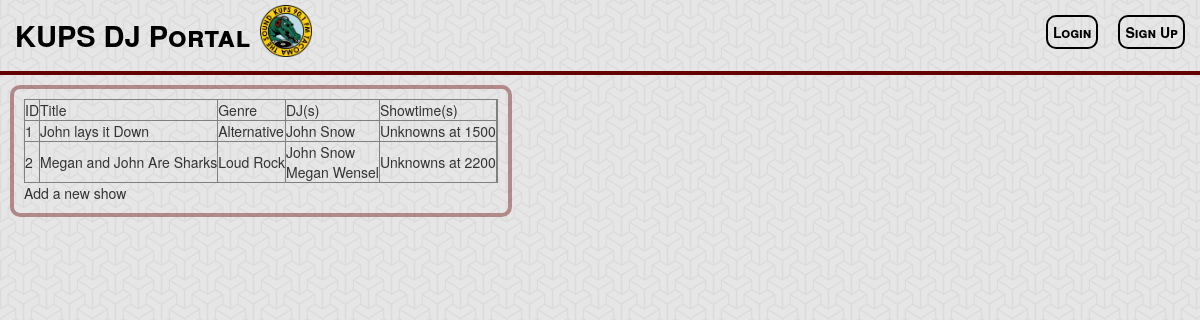
The page /manage-shows.php on the database its author committed.
### tables this page shows
CREATE TABLE IF NOT EXISTS radioShow (
	showid INT NOT NULL,
	genre VARCHAR(20),
	title VARCHAR(40),
	PRIMARY KEY (showid)
);

CREATE TABLE IF NOT EXISTS dj (
	email VARCHAR(30),
	showid INT,
	PRIMARY KEY (email, showid),
	FOREIGN KEY (email) REFERENCES user(email)
		ON DELETE CASCADE,
	FOREIGN KEY (showid) REFERENCES radioShow(showid)
		ON DELETE CASCADE
);

CREATE TABLE IF NOT EXISTS user (
	name VARCHAR(20) NOT NULL,
	admin TINYINT(2) DEFAULT 0,
	password VARCHAR(20) NOT NULL,
	email VARCHAR(30) NOT NULL,
	PRIMARY KEY (email)
);

CREATE TABLE IF NOT EXISTS showInstance (
	showid INT,
	weekday VARCHAR(10),
	time VARCHAR(10),
	PRIMARY KEY (showid, weekday, time),
	FOREIGN KEY (showid) REFERENCES radioShow(showid)
		ON DELETE CASCADE
);

### _session.php (called while the page is built, shortened)
<?php
if (isset($_SESSION["loggedin"])) {
	$loggedin = true;
}
else {
	$loggedin = false;
}
?>

### _helpers.php (called while the page is built, shortened)
<?php
function get_genre($shortform) {
	if ($shortform == 'alt') {
		return "Alternative";
	}
	else if ($shortform == 'hip') {
		return "Hip Hop";
	}
	else if ($shortform == 'loud') {
		return "Loud Rock";
	}
}
function get_weekday($shortform) {
	if ($shortform == 'Mon') {
		return "Monday";
	}
	else if ($shortform == 'Tue') {
		return "Tuesday";
	}
	else if ($shortform == 'Wed') {
		return "Wednesday";
	}
	else if ($shortform == 'Thu') {
		return "Thursday";
	}
	else if ($shortform == 'Fri') {
		return "Friday";
	}
	else if ($shortform == 'Sat') {
		return "Saturday";
	}
	else if ($shortform == 'Sun') {
		return "Sunday";
	}
	else {
		return "Unknown";
	}
}
?>

### _display-shows.php (the view, shortened to what this page needs)
<?php
include '_helpers.php';
echo "<div class='content left-float'>";
	try
	{
		$db = new PDO("mysql:dbname=soundpod", 'root');
		$db -> setAttribute(PDO::ATTR_ERRMODE, PDO::ERRMODE_EXCEPTION);
		echo '<table border="1">';
		echo '<tr><td>ID</td><td>Title</td><td>Genre</td><td>DJ(s)</td><td>Showtime(s)</td><td></td></tr>';
		$shows = $db -> query ("SELECT * FROM radioShow ORDER BY genre, showid");
		foreach ($shows as $show)
		{
			$showid = $show['showid'];
			$title = $show['title'];
			$genre = get_genre($show['genre']);
			echo "<tr><td>".$showid."</td>";
			echo "<td>".$title."</td>";
			echo "<td>".$genre."</td>";
			$djs = $db -> query ("SELECT * FROM user NATURAL JOIN dj WHERE showid=$showid");
			echo "<td>";
			foreach ($djs as $dj) {
				$n = $dj['name'];
				echo "$n<br />";
			}
			echo "</td>";
			$showtimes = $db -> query ("SELECT * FROM showInstance WHERE showid=$showid");
			echo "<td>";
			foreach ($showtimes as $showtime) {
				$day = get_weekday($showtime['weekday']);
				$time = $showtime['time'];
				echo $day."s at ";
				echo $time;
				echo "<br />";
			}
			echo "</td>";
			echo "</tr>";
		}
		echo "</table>";
		echo "<a href='/add-show.php'>Add a new show</a>";
	}
	catch(PDOException $e) {
		print 'Exception : '.$e -> getMessage();
	}
echo "</div>";
?>

### manage-shows.php (shortened to what this page needs)
<?php
include '_session.php';
?>
<!DOCTYPE html>
<html>
<head>
	<link rel="stylesheet" href="/assets/stylesheets/screen.css">
</head>
<body>
	<?php include '_header.php'; ?>
	<?php include '_display-shows.php'; ?>
</body>
</html>

### _header.php (shortened to what this page needs)
<!DOCTYPE html>
<html>
<head>
	<link rel="stylesheet" href="https://maxcdn.bootstrapcdn.com/bootstrap/3.3.4/css/bootstrap.min.css">
	<link rel="stylesheet" href="/assets/stylesheets/screen.css">
		<link rel="stylesheet" href="/assets/stylesheets/datepicker.css">
</head>
<body>
<div id="header">
	<a href="<?php if ($loggedin) { echo '/index.php'; } else { echo '/index.php'; } ?>">
		<p>KUPS DJ Portal</p>
		<img src="/assets/images/kups.png" alt="Sound Pod" class="left-float" style="height:52px">
	</a>
	<?php if ($loggedin) { ?>
		<a class="nav-button" id="logout" href="/_logout.php">Logout</a>
		<a class="nav-button" id="forums" href="/forums.php">Forums</a>
		<a class="nav-button" id="shows" href="/manage-shows.php">Shows</a>
		<a class="nav-button" id="sub-requests" href="/substitutions.php">Sub Requests</a>
		<?php
		if ($_SESSION["admin"] == 1) { ?>
			<a class="nav-button" id="manage" href="/manage-users.php">Manage Users</a>
		<?php }
	}
	else { ?>
		<a class="nav-button" id="sign-up" href="/sign-up.php">Sign Up</a>
		<a class="nav-button" id="login" href="/login.php">Login</a>
	<?php } ?>
</div>

### assets/stylesheets/screen.css (style rules this page uses)
div#header { padding: 5px; display: block; border-bottom: 4px solid #660000; overflow: auto; color: black; }
div#header p { float: left; display: inline-block; font-variant: small-caps; font-size: 29px; margin: 10px; font-weight: bold; }
div#header .nav-button { float: left; display: inline-block; margin: 10px; float: right; }
div#header #logout, div#header #login, div#header #my-account, div#header #manage { float: right; }
body { background: #ffffff url("/assets/images/background/escheresque.png") repeat left top; }
a { text-decoration: none; }
a:link, a:visited, a:hover, a:active { color: inherit; }
.content { border: 4px solid rgba(102, 0, 0, 0.4); -webkit-border-radius: 10px; -moz-border-radius: 10px; -ms-border-radius: 10px; border-radius: 10px; margin: 10px; padding: 10px; }
.left-float { float: left; }
.nav-button { font-variant: small-caps; font-weight: bold; text-align: center; text-decoration: none; border: 2px solid; -webkit-border-radius: 10px; -moz-border-radius: 10px; -ms-border-radius: 10px; border-radius: 10px; padding: 5px; margin: 10px 0; }
.nav-button:link, .nav-button:visited { color: black; border-color: black; background: transparent; }

### rows shown on the page
radioshow: showid "1", title "John lays it Down", genre "Alternative"
dj: email.name "John Snow"
showinstance: weekday "Unknown", time "1500"
radioshow: showid "2", title "Megan and John Are Sharks", genre "Loud Rock"
dj: email.name "John Snow"
dj: email.name "Megan Wensel"
showinstance: weekday "Unknown", time "2200"
